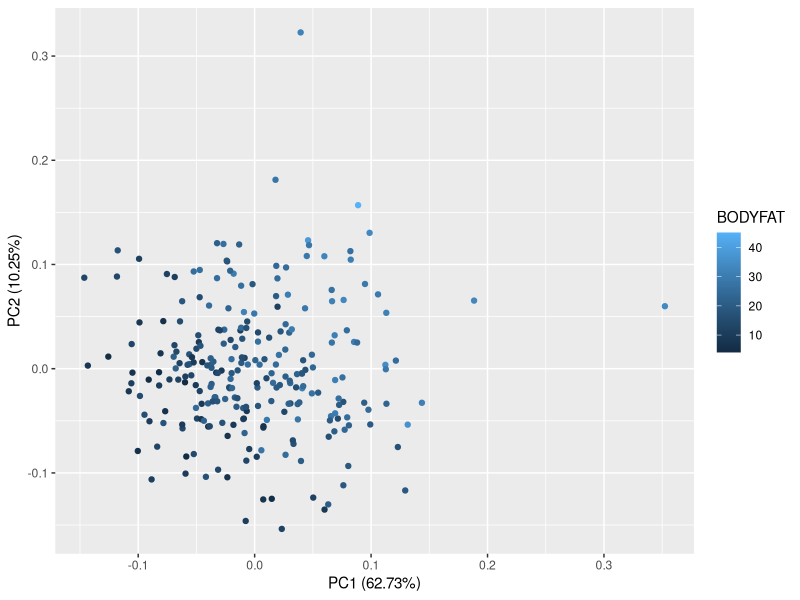

Reproduce this figure in R. (Note: this script raises an error after producing the figure.)
rm(list=ls())
# set the working directory as "c/bodyfa-main"
# library(corrplot)
library(dplyr)
library(ggfortify)

###############################################################################
# read the data
data <- read.csv(file = "BodyFat2.csv",header=T)
head(data)
# corrplot(cor(data), type = "upper", order = "hclust",
#          tl.col = "black", tl.srt = 45)
# exclude: BODYFAT(resonse variable), IDNO,X(useless factor), DENSITY,WEIGHT,HEIGHT(verified collinearity)
sample <- data[,-which(colnames(data) %in% c("BODYFAT","IDNO","DENSITY","WEIGHT","HEIGHT","X"))]

# calculate the pca, using all the sample
# with all the samples normalized
pca <- prcomp(sample,
              center = TRUE,
              scale. = TRUE)
pca.plot <- autoplot(pca,
                     data = data,
                     colour = 'BODYFAT')
pca.plot
pca.cor <-princomp(sample,cor = TRUE)
# biplot(pca.cor)
# qqplot(data$BODYFAT, pca.cor$scores[, 1])
# abline(data$BODYFAT~ pca.cor$scores[, 1])

explained.prob <- pca$sdev^2/sum(pca$sdev^2)
for( i in c(1:length(explained.prob))){
  explained.prop[i] <- sum(explained.prob[1:i])
}
# ith value means the proportion of things explained with i principle components concluded
explained.prop
# With 3 main components, more than 80% of data could be explained
jpeg(file="./Images/plotofPCA.jpeg")
plot(1:14, pca$sdev^2, type="b", xlab="Principle Components", 
     ylab="Variance of Principle Components",main="PCA of Covariance Matrix")
dev.off()

PCA.plot <- data.frame(x=c(1:14),
                       Variance = pca$sdev^2,
                       Proportion = explained.prop)
df1 <- data.frame(a=c(1,1,3,3), b=c(0.3,0.2,0.2,0.3))
p1 <- ggplot(PCA.plot, aes(x)) +  
  geom_line(aes(y = Variance), color = "blue",linetype = 2,size = 1) +
  # geom_line(aes(y=Proportion), color = "red",linetype = 2,size = 1)+
  geom_point(aes(y=Variance),colour = "red", size = 3)+
  geom_text(data = PCA.plot, aes(x,Variance, label = round(Proportion,2)),
            position = "identity",hjust = -0.5, vjust = 2,angle = 45,size = 5)+
  ggtitle('Variance and Explained Proportion: Different Numbers of 
          Princple Component\nFrom 1-14')+
  theme(plot.title = element_text(hjust = 0.5))+
  labs(x = "Number of Principle Components")+
  labs(y = "Variance for Each Principle Components")+
  geom_line(data=df1,aes(a,b),cex=1)+
  annotate('text',x=2,y=0,label="81% Explained",size=4,color='red')+
  theme_classic()
################################################################################

# verification for choosing 3 components: using AIC
df <- data.frame(matrix(ncol = 2, nrow = 4))
colnames(df) <-c("R-square","AIC")
for (i in c(1:14)){
  pca.score <- pca.cor$scores[,1:i]
  pca.score.m <- lm(data$BODYFAT~., data = data.frame(pca.score))
  r2 <- summary(pca.score.m)$r.squared
  aic <- AIC(pca.score.m)
  df[i,]<-c(r2,aic)
}
df
df$x <- c(1:14)
p2 <- ggplot(df, aes(x))+
  geom_line(aes(y=AIC), color = "blue",linetype = 2,size = 1)+
  geom_point(aes(y=AIC),color = "red", size = 3)+
  # geom_text(aes(x,AIC, label = round(AIC,0)),position = "identity",hjust = 0.7, vjust = -0.5,angle = 315,size = 5)+
  ggtitle('AIC: Different Numbers of Princple Component\nFrom 1-14')+
  theme(plot.title = element_text(hjust = 0.5))+
  labs(x = "Number of Principle Components")+
  labs(y = "AIC for Linear Model")+
  theme_classic()+
  geom_vline(xintercept=3,color = "purple")+
  annotate('text',x=7,y=1530,label="No prominent optimization",size=6,color="purple")
p2

###############################################################################

# Final Linear Model
pca.score <- pca.cor$scores[,1:3]
pca.score <- data.frame(pca.score)
colnames(pca.score) <- c("PC1","PC2","PC3")
pca.score.m <- lm(data$BODYFAT~., data = pca.score)
summary(pca.score.m)

###############################################################################
# new data transformation
tfm.matrix <- pca.cor$loadings[,1:3]
# put the formar 5 sample
newdata <- data[1:5,-which(colnames(data) %in% c("BODYFAT","IDNO","DENSITY","WEIGHT","HEIGHT","X"))]
scaled <- scale(newdata,center = T,scale = T)
data.tfm <- scaled %*% tfm.matrix
newdata <- data.frame(PC1=scaled[,1],PC2=scaled[,2],PC3=scaled[,3])
# predict the 95% confidence interval for each sample
predict(pca.score.m,type="response",newdata, interval="predict")

###############################################################################
# overview of model performance
p4<-ggplot(data,aes(x=IDNO,y=fitted(pca.score.m)))+
  geom_point(shape=19)+xlab("")+
  ylab("Predicted bodyfat")+
  xlab("ID number")+
  stat_smooth(method = "glm",formula=y ~ poly(x, 1),
              method.args=list(family="gaussian"),col="gold")
p4
  # geom_vline(aes(xintercept=intercept2),colour="red",linetype="dashed")
